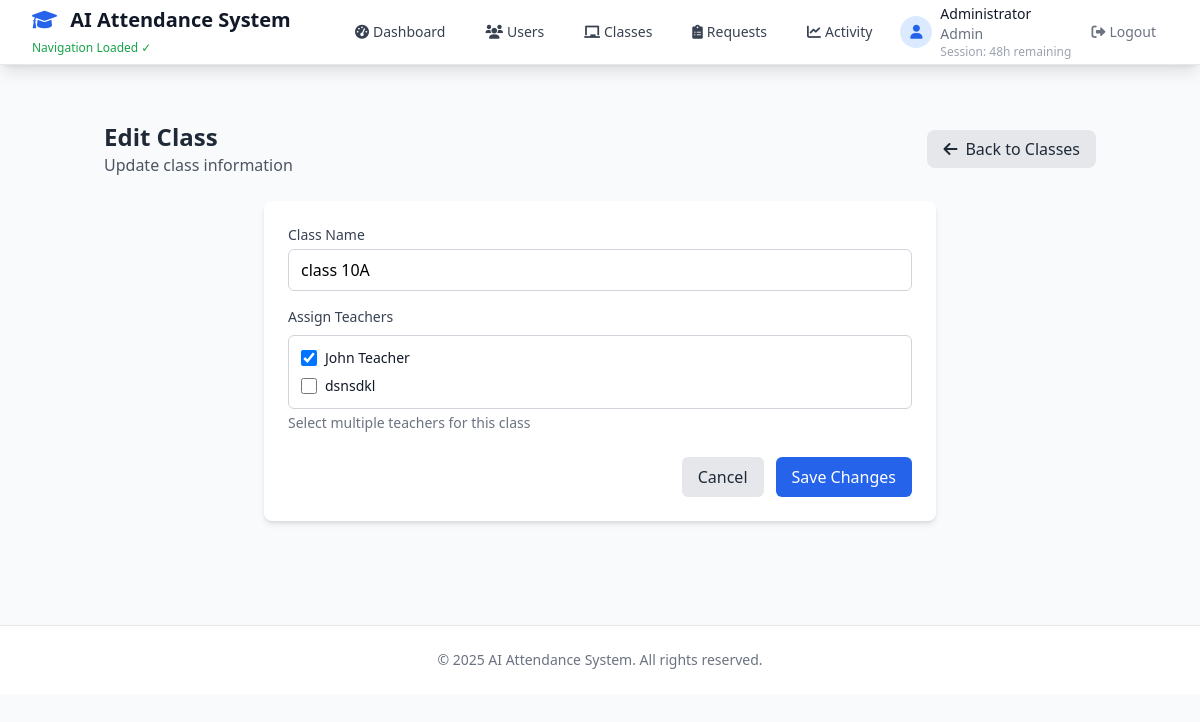
The app's page /admin/classes/edit/6 (signed in) with its own data.
### tables this page shows
CREATE TABLE classes (
                id INTEGER PRIMARY KEY AUTOINCREMENT,
                name TEXT NOT NULL,
                description TEXT,
                created_at TIMESTAMP DEFAULT CURRENT_TIMESTAMP
            );

CREATE TABLE users (
                id INTEGER PRIMARY KEY AUTOINCREMENT,
                username TEXT UNIQUE NOT NULL,
                password_hash TEXT NOT NULL,
                email TEXT UNIQUE NOT NULL,
                name TEXT NOT NULL,
                role TEXT NOT NULL DEFAULT 'student',
                created_at TIMESTAMP DEFAULT CURRENT_TIMESTAMP
            );

### app.py (the view, shortened to what this page needs)
@app.route('/admin/classes/edit/<int:class_id>', methods=['GET', 'POST'])
@admin_required
@track_activity('admin_edit_class')
def admin_edit_class(class_id):
    class_data = class_service.get_class_by_id(class_id)
    if not class_data:
        flash('Class not found', 'error')
        return redirect(url_for('admin_classes'))
    teachers = user_service.get_all_users('teacher')
    class_teachers = class_service.get_class_teachers(class_id)
    current_teacher_ids = [teacher['id'] for teacher in class_teachers]
    return render_template('admin/edit_class.html',
                         class_data=class_data,
                         teachers=teachers,
                         current_teacher_ids=current_teacher_ids)

### app.py (called while the page is built)
@app.context_processor
def inject_session():
    return {'session': session}

### backend/auth.py (called while the page is built)
def admin_required(f):
    @wraps(f)
    def decorated_function(*args, **kwargs):
        if 'user_id' not in session:
            return redirect(url_for('login'))
        if 'login_time' in session:
            login_time = datetime.fromisoformat(session['login_time'])
            if datetime.now() - login_time > timedelta(hours=48):
                session.clear()
                flash('Your session has expired. Please log in again.', 'info')
                return redirect(url_for('login'))
        if session.get('role') != 'admin':
            flash('Access denied. Admin privileges required.', 'error')
            return redirect(url_for('dashboard'))
        return f(*args, **kwargs)
    return decorated_function

def track_activity(activity_type='page_view'):
    def decorator(f):
        @wraps(f)
        def decorated_function(*args, **kwargs):
            result = f(*args, **kwargs)
            if 'user_id' in session:
                try:
                    auth = Auth()
                    auth.log_activity(
                        user_id=session['user_id'],
                        activity_type=activity_type,
                        page_url=request.url,
                        ip_address=request.remote_addr,
                        user_agent=request.headers.get('User-Agent')
                    )
                except:
                    pass  # Don't break the app if activity tracking fails
            return result
        return decorated_function
    return decorator

    def log_activity(self, user_id, activity_type, page_url=None, action_description=None, ip_address=None, user_agent=None):
        return self.activity_model.log_activity(
            user_id=user_id,
            activity_type=activity_type,
            page_url=page_url,
            action_description=action_description,
            ip_address=ip_address,
            user_agent=user_agent
        )

### backend/database.py (called while the page is built)
    def get_db(self):
        conn = sqlite3.connect(self.db_path)
        conn.row_factory = sqlite3.Row
        return conn

### backend/models.py (called while the page is built)
    def get_all(self, role=None):
        conn = self.db.get_db()
        cursor = conn.cursor()
        if role:
            cursor.execute('SELECT * FROM users WHERE role = ? ORDER BY name', (role,))
        else:
            cursor.execute('SELECT * FROM users ORDER BY name')
        users = cursor.fetchall()
        conn.close()
        return users

### templates/admin/edit_class.html (shortened to what this page needs)
{% extends 'layout.html' %}
{% block content %}
<div class="container mx-auto px-4 py-8">
    <div class="flex justify-between items-center mb-6">
        <div>
            <h1 class="text-2xl font-bold text-gray-800">Edit Class</h1>
            <p class="text-gray-600">Update class information</p>
        </div>
        <div>
            <a href="{{ url_for('admin_classes') }}" class="bg-gray-200 hover:bg-gray-300 text-gray-800 px-4 py-2 rounded-lg font-medium transition duration-200">
                <i class="fas fa-arrow-left mr-2"></i>Back to Classes
            </a>
        </div>
    </div>
    <div class="bg-white rounded-lg shadow-md p-6 max-w-2xl mx-auto">
        <form method="POST" action="{{ url_for('admin_edit_class', class_id=class_data.id) }}">
            <div class="mb-4">
                <label for="class_name" class="block text-sm font-medium text-gray-700 mb-1">Class Name</label>
                <input type="text" id="class_name" name="class_name" value="{{ class_data.name }}" required
                       class="w-full px-3 py-2 border border-gray-300 rounded-md focus:outline-none focus:ring-blue-500 focus:border-blue-500">
            </div>
            <div class="mb-6">
                <label class="block text-sm font-medium text-gray-700 mb-2">Assign Teachers</label>
                <div class="bg-white border border-gray-300 rounded-md p-3 max-h-60 overflow-y-auto">
                    {% for teacher in teachers %}
                    <div class="flex items-center mb-2 last:mb-0">
                        <input type="checkbox" id="teacher_{{ teacher.id }}" name="teacher_ids[]" value="{{ teacher.id }}"
                               {% if teacher.id in current_teacher_ids %}checked{% endif %}
                               class="h-4 w-4 text-blue-600 focus:ring-blue-500 border-gray-300 rounded">
                        <label for="teacher_{{ teacher.id }}" class="ml-2 block text-sm text-gray-900">
                            {{ teacher.name }}
                        </label>
                    </div>
                    {% endfor %}
                </div>
                <p class="mt-1 text-sm text-gray-500">Select multiple teachers for this class</p>
            </div>
            <div class="flex justify-end space-x-3">
                <a href="{{ url_for('admin_classes') }}" class="bg-gray-200 hover:bg-gray-300 text-gray-800 px-4 py-2 rounded-md transition duration-200">
                    Cancel
                </a>
                <button type="submit" class="bg-blue-600 hover:bg-blue-700 text-white px-4 py-2 rounded-md transition duration-200">
                    Save Changes
                </button>
            </div>
        </form>
    </div>
</div>
{% endblock %}

### records on screen
classes: class_name "class 10A"
users: id "☑", name "John Teacher"
users: name "dsnsdkl"

### other values on screen
{{ session.name }} "Administrator"
{{ session.role }} "Admin"
